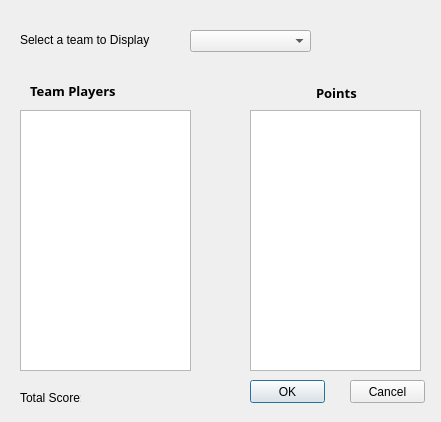
<?xml version="1.0" encoding="UTF-8"?>
<ui version="4.0">
 <class>Dialog</class>
 <widget class="QDialog" name="Dialog">
  <property name="geometry">
   <rect>
    <x>0</x>
    <y>0</y>
    <width>441</width>
    <height>422</height>
   </rect>
  </property>
  <property name="windowTitle">
   <string>Dialog</string>
  </property>
  <widget class="QLabel" name="label">
   <property name="geometry">
    <rect>
     <x>20</x>
     <y>30</y>
     <width>131</width>
     <height>20</height>
    </rect>
   </property>
   <property name="text">
    <string>Select a team to Display :</string>
   </property>
  </widget>
  <widget class="QComboBox" name="comboBox">
   <property name="geometry">
    <rect>
     <x>190</x>
     <y>30</y>
     <width>121</width>
     <height>22</height>
    </rect>
   </property>
  </widget>
  <widget class="QPushButton" name="ok_Button">
   <property name="geometry">
    <rect>
     <x>250</x>
     <y>380</y>
     <width>75</width>
     <height>23</height>
    </rect>
   </property>
   <property name="text">
    <string>OK</string>
   </property>
  </widget>
  <widget class="QPushButton" name="cancel_button">
   <property name="geometry">
    <rect>
     <x>350</x>
     <y>380</y>
     <width>75</width>
     <height>23</height>
    </rect>
   </property>
   <property name="text">
    <string>Cancel</string>
   </property>
  </widget>
  <widget class="QLabel" name="label_2">
   <property name="geometry">
    <rect>
     <x>30</x>
     <y>80</y>
     <width>91</width>
     <height>21</height>
    </rect>
   </property>
   <property name="font">
    <font>
     <family>Segoe Print</family>
     <pointsize>10</pointsize>
     <weight>75</weight>
     <bold>true</bold>
    </font>
   </property>
   <property name="text">
    <string>Team Players</string>
   </property>
  </widget>
  <widget class="QLabel" name="label_3">
   <property name="geometry">
    <rect>
     <x>316</x>
     <y>82</y>
     <width>51</width>
     <height>21</height>
    </rect>
   </property>
   <property name="font">
    <font>
     <family>Segoe Print</family>
     <pointsize>10</pointsize>
     <weight>75</weight>
     <bold>true</bold>
    </font>
   </property>
   <property name="text">
    <string>Points</string>
   </property>
  </widget>
  <widget class="QListWidget" name="listWidget1">
   <property name="geometry">
    <rect>
     <x>20</x>
     <y>110</y>
     <width>171</width>
     <height>261</height>
    </rect>
   </property>
  </widget>
  <widget class="QListWidget" name="listWidget2">
   <property name="geometry">
    <rect>
     <x>250</x>
     <y>110</y>
     <width>171</width>
     <height>261</height>
    </rect>
   </property>
  </widget>
  <widget class="QLabel" name="label_4">
   <property name="geometry">
    <rect>
     <x>20</x>
     <y>390</y>
     <width>61</width>
     <height>16</height>
    </rect>
   </property>
   <property name="text">
    <string>Total Score:</string>
   </property>
  </widget>
  <widget class="QLabel" name="tot_score">
   <property name="geometry">
    <rect>
     <x>100</x>
     <y>390</y>
     <width>61</width>
     <height>16</height>
    </rect>
   </property>
   <property name="text">
    <string/>
   </property>
  </widget>
 </widget>
 <resources/>
 <connections/>
</ui>
